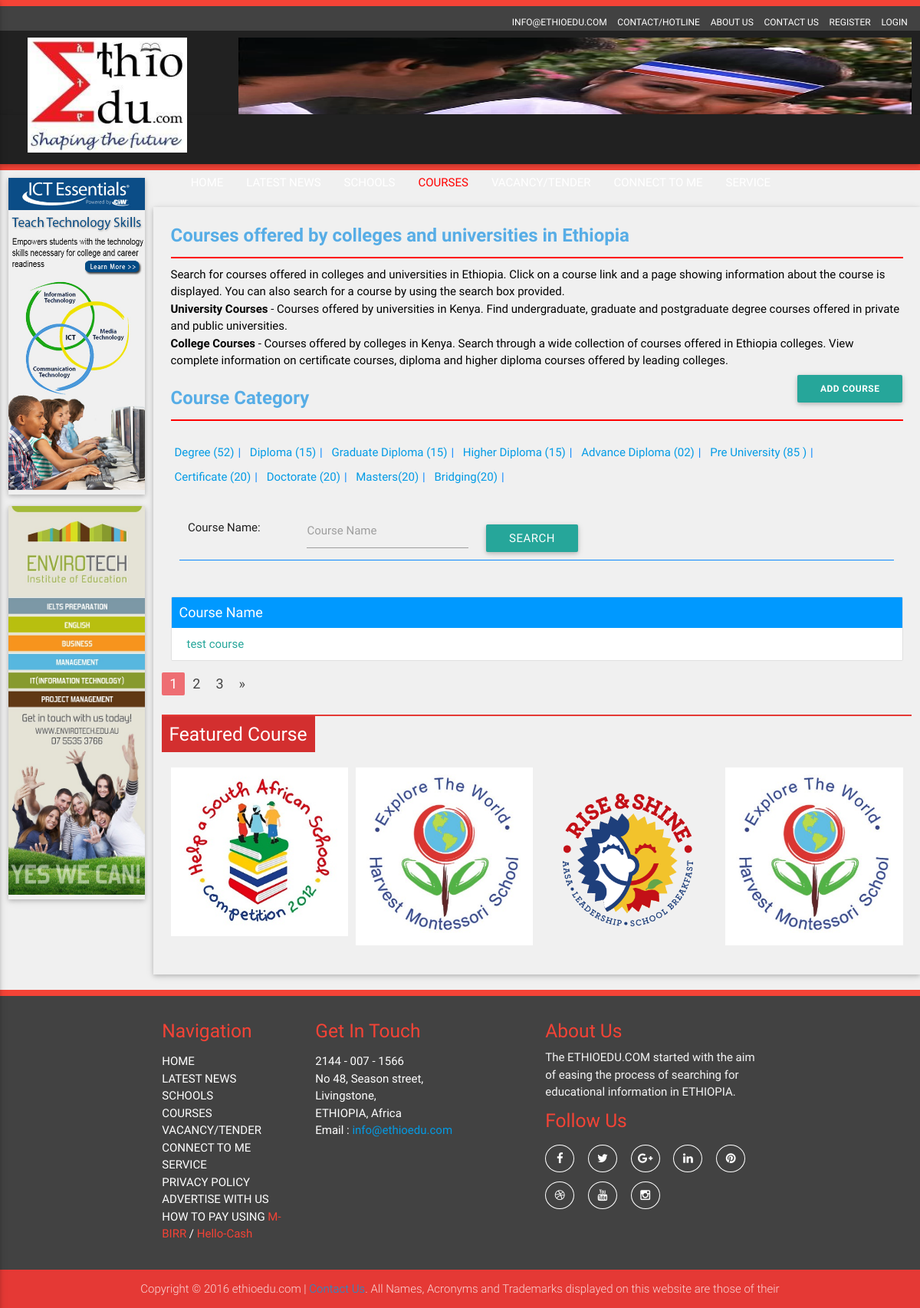
/index.php/course, run on the app's committed database.
### tables this page shows
CREATE TABLE IF NOT EXISTS `tbl_advertise` (
  `advertise_id` int(11) NOT NULL AUTO_INCREMENT,
  `advertise_name` varchar(100) NOT NULL,
  `advertise_email` varchar(50) NOT NULL,
  `advertise_number` varchar(15) NOT NULL,
  `advertise_category` varchar(50) NOT NULL,
  `advertise_position` varchar(20) NOT NULL,
  `advertise_subject` varchar(200) NOT NULL,
  `advertise_attachment` varchar(200) NOT NULL,
  `advertise_desc` varchar(500) NOT NULL,
  `advertise_date` varchar(50) NOT NULL,
  `advertise_time` varchar(50) NOT NULL,
  `user_id` int(11) NOT NULL,
  `isactive` tinyint(1) NOT NULL DEFAULT '0',
  PRIMARY KEY (`advertise_id`),
  KEY `user_id` (`user_id`)
);

CREATE TABLE IF NOT EXISTS `tbl_course` (
  `course_id` int(11) NOT NULL AUTO_INCREMENT,
  `course_name` varchar(100) NOT NULL,
  `course_subject` varchar(50) NOT NULL,
  `course_category` varchar(50) NOT NULL,
  `course_duration` int(10) NOT NULL,
  `course_school` varchar(50) NOT NULL,
  `course_university` varchar(50) NOT NULL,
  `course_desc` varchar(200) NOT NULL,
  `course_date` varchar(50) NOT NULL,
  `course_time` varchar(50) NOT NULL,
  `course_approve` varchar(10) NOT NULL,
  `user_id` int(11) NOT NULL,
  PRIMARY KEY (`course_id`),
  KEY `user_id` (`user_id`)
);

### index.php (called while the page is built, shortened)
<?php
require_once BASEPATH.'core/CodeIgniter.php';

### application/models/init_models.php (called while the page is built, shortened)
<?php
   class init_models extends CI_Model
   {
       public function selectcourse($limit, $start)
      {
        $sql = "select * from tbl_course where course_approve = 1 limit " .$start. " , " .$limit;
        $query = $this->db->query($sql);
        return $query->result_array();
      }
    public function getadvertisebanners()
      {
          $query = $this->db->query("SELECT * FROM tbl_advertise where isactive=true");
         return $query->result_array();
      }
   }
?>

### application/views/course.php (the view, shortened to what this page needs)
<?php  $this->load->view('header'); ?>
        <div class="service-wrap ">
            <div class="row">
                <div class="col s12 m2 grid-example">
                    <div class="service_col z-depth-1  darken-1">
                        <a href="#">
                            <img src="<?php echo base_url() . 'images/slider/Banner_Vertical.jpg' ?>">
                        </a>
                    </div>
                    <div class="service_col z-depth-1  darken-1">
                        <a href="#">
                            <img src="<?php echo base_url() . 'images/slider/Banner-Vertical.jpg' ?>">
                        </a>
                    </div>
                </div>
                <div class="col s12 m10 grid-example z-depth-1">
                    <div class="school_category">
                        <div class="col m12 s12">
                            <div class="course_info">
                                <h1 class="page-heading">Courses offered by colleges and universities in Ethiopia </h1>
                                <p>Search for courses offered in colleges and universities in Ethiopia. Click on a course link and a page showing information about the course is displayed. You can also search for a course by using the search box provided.</p>
                                <p><b>University Courses</b> - Courses offered by universities in Kenya. Find undergraduate, graduate and postgraduate degree courses offered in private and public universities.</p>
                                <p><b>College Courses</b> - Courses offered by colleges in Kenya. Search through a wide collection of courses offered in Ethiopia colleges. View complete information on certificate courses, diploma and higher diploma courses offered by leading colleges.</p>
                            </div>
                        </div>
                        <div class="col m12 s12">
                            <div class="page-heading-wrap">
                                <h1 class="page-heading">Course Category <span class="News-button"><a class="waves-effect waves-light btn" href="<?php echo base_url() . 'index.php/addcourse' ?>">Add Course</a></span></h1>
                            </div>
                        </div>
                        <div class="col m12">
                            <div class="school_category_box">
                                <ul class="s_category_list">
                                    <li class="catrgory_list_item"><a href="#">Degree (52)</a></li>
                                    <li class="catrgory_list_item"><a href="#">Diploma (15)</a></li>
                                    <li class="catrgory_list_item"><a href="#">Graduate Diploma (15)</a></li>
                                    <li class="catrgory_list_item"><a href="#">Higher Diploma (15)</a></li>
                                    <li class="catrgory_list_item"><a href="#">Advance Diploma (02)</a></li>
                                    <li class="catrgory_list_item"><a href="#">Pre University (85   )</a></li>
                                    <li class="catrgory_list_item"><a href="#">Certificate (20)</a></li>
                                    <li class="catrgory_list_item"><a href="#">Doctorate (20)</a></li>
                                    <li class="catrgory_list_item"><a href="#">Masters(20)</a></li>
                                    <li class="catrgory_list_item"><a href="#">Bridging(20)</a></li>
                                </ul>
                            </div>
                        </div>
                    </div>
                    <div class="serch_schools col m12 ">
                        <div class="row">
                            <form class="col s12" action="<?php echo site_url('index.php/course/search')?>" method="post">
                                <div class="row border-b">
                                    <div class="page-heading-wrap col s12 m2">
                                        <h6 class="page-heading">Course Name:</h6>
                                    </div>
                                    <div class="input-field col s12 m3">
                                        <input id="Course_name" name="course_name" type="text" list="coursenames" class="validate">
                                        <label for="Course_name">Course Name</label>
                                    </div>
                                    <div class="input-field col s2">
                                        <button class="waves-effect waves-light btn margin-t-15" type="submit" name="search">Search</button>
                                    </div>
                                </div>
                            </form>
                        </div>
                    </div>
                    <div class="course_search_result">
                        <div class="row">
                            <div class="col m12">
                                <div class="collection">
                                    <h4>Course Name</h4>
                                <?php
                                foreach ($course as $row){ ?>
                                <?php $c_id = $row['course_id'];
                                        ?>
                                    <a href="<?php echo base_url().'index.php/coursedetails?id='.$c_id ?>" class="collection-item s"><?php echo $row['course_name']; ?></a>
                                      <?php } ?>
                             </div>
                            </div>
                            <div>
                                <?php echo $pagination?>
                  </div>
                            <div class="featured_schools col s12 m12">
                                <h5>Featured Course</h5>
                                <div class="featured_slider">
                                    <div class="item"><img src="<?php echo base_url(). 'images/slider_upper/featured_sc1.jpg'?>"></div>
                                    <div class="item"><img src="<?php echo base_url().'images/slider_upper/featured_sc2.jpg'?>"></div>
                                    <div class="item"><img src="<?php echo base_url().'images/slider_upper/featured_sc3.png'?>"></div>
                                    <div class="item"><img src="<?php echo base_url().'images/slider_upper/featured_sc2.jpg'?>"></div>
                                </div>
                            </div>
                        </div>
                    </div>
                </div>
            </div>
        </div>

### application/views/header.php (shortened to what this page needs)
<!DOCTYPE html>
<html lang="en">
    <head>
        <link rel="stylesheet" type="text/css" href="<?php echo base_url() . 'css/materialize.min.css' ?> " />
        <link rel="stylesheet" type="text/css" href="<?php echo base_url() . 'css/font-awesome.min.css' ?>" />
        <link rel="stylesheet" type="text/css" href="<?php echo base_url() . 'css/owl.carousel.css' ?>" />
        <link rel="stylesheet" type="text/css" href="<?php echo base_url() . 'css/bootstrapValidator.css'?>"/>
        <link rel="stylesheet" type="text/css" href="<?php echo base_url() . 'css/style.css' ?>" />
    </head>
    <body>
        <div class="header-top grey darken-3 ">
            <div class="row">
                <div class="col s12 ">
                    <ul class="top-nav">
                        <li><a href="#">INFO@ETHIOEDU.COM</a></li>
                        <li><a class="<?php if($this->uri->segment(1)=="Contacts_Hotline"){echo "active";}?>" href="<?php echo base_url() . 'index.php/Contacts_Hotline' ?>">CONTACT/HOTLINE</a></li>
                        <li><a class="<?php if($this->uri->segment(1)=="About_us"){echo "active";}?>" href="<?php echo base_url() . 'index.php/About_us' ?>">ABOUT US</a></li>
                        <li><a class="<?php if($this->uri->segment(1)=="contact"){echo "active";}?>" href="<?php echo base_url() . 'index.php/contact' ?>">CONTACT US</a></li>
                            <?php if (!$this->session->userdata('logged_in'))
                             { ?>
                        <li><a class="<?php if($this->uri->segment(1)=="sregister"){echo "active";}?>" href="<?php echo base_url() . 'index.php/sregister' ?>">REGISTER </a></li>
                        <li><a class="<?php if($this->uri->segment(1)=="login"){echo "active";}?>" href="<?php echo base_url() . 'index.php/login' ?>">LOGIN</a></li>
                            <?php } ?>
                    </ul>
                </div>
            </div>
        </div>
        <div class="header-top1 grey darken-4 ">
            <div class="row">
                <div class="col s3 ">
                    <img class="logo_bar" src="<?php echo base_url() . 'images/logo.png' ?>">
                </div>
                <div class="col s9 ">
                    <div class="upper_slider">
                         <?php foreach ($banners as $key => $value) {
                                if($value['advertise_position']=='Top')
                                    echo "<div class='item'><img src='../uploads/".$value['advertise_attachment']."'></div>";
                            }?>
                    </div>
                </div>
            </div>
        </div>
        <div class="navbar-fix">
            <nav class="grey darken-4" role="navigation">
                <div class="nav-wrapper container">
                    <ul class="right hide-on-med-and-down">
                        <li><a  class="<?php if($this->uri->segment(1)=="home"){echo "active";}?>" href="<?php echo base_url() . 'index.php/home' ?>">HOME</a></li>
                        <li><a class="dropdown-button home-btn <?php if($this->uri->segment(1)=="news" || $this->uri->segment(1)=="reportnews" || $this->uri->segment(1)=="gist"){echo "active";}?>" href="#!" data-hover="true" data-activates="dropdown1">LATEST NEWS</a></li>
                        <li><a class="<?php if($this->uri->segment(1)=="schools"){echo "active";}?>" href="<?php echo base_url() . 'index.php/schools' ?>">SCHOOLS</a></li>
                        <li><a class="<?php if($this->uri->segment(1)=="course"){echo "active";}?>" href="<?php echo base_url() . 'index.php/course' ?>">COURSES</a></li>
                        <li><a class="<?php if($this->uri->segment(1)=="vactender"){echo "active";}?>" href="<?php echo base_url() . 'index.php/vactender' ?>">VACANCY/TENDER</a></li>
                        <li><a class="<?php if($this->uri->segment(1)=="connectme"){echo "active";}?>" href="<?php echo base_url() . 'index.php/connectme' ?>">CONNECT TO ME</a></li>
                        <li><a class="dropdown-button home-btn <?php if($this->uri->segment(1)=="Projectlist" || $this->uri->segment(1)=="event" || $this->uri->segment(1)=="tips" || $this->uri->segment(1)=="QuesAns"){echo "active";} ?>" href="" data-hover="true" data-activates="dropdown2">SERVICE</a></li>
                    </ul>
                </div>
            </nav>
        </div>

### css/style.css (style rules this page uses)
body { background: #f0f0f0; }
p { margin: 0px; color: #000; }
.navbar-fix { border-bottom: 8px solid #f44336; }
.navbar-fix ul li a { color: #fff; }
.navbar-fix ul li .active { color: red; }
.header-top { height: 40px; color: #fff; border-top: 8px solid #f44336; }
.logo_bar { height: 150px; width: 75%; margin-left: 25px; }
.header-top1 { height: 110px; color: #fff; }
.upper_slider .item img { height: 100px; }
.top-nav { margin: 0px; float: right; }
.top-nav li { list-style: none; display: inline-block; line-height: 40px; }
.top-nav li a { text-decoration: none; padding: 0px 5px; color: #fff; font-size: 12px; }
.featured_schools { margin: 10px auto; border-top: 2px solid #E53935; }
.featured_schools h5 { display: inline-block; background: #D32F2F; color: #fff; padding: 10px; margin: 0px -12px; }
.featured_slider { margin-top: 20px; }
.service-wrap { margin-top: 10px; }
.service_col { overflow: hidden; margin-bottom: 15px; }
.service_col h5,p { color: #fff; }
img { width: 100%; }
.margin-t-15 { margin-top: 15px; }
.course_info .page-heading { font-size: 24px; font-weight: bold; color: #57ade6; border-bottom: 2px solid red; margin: 10px 0px; }
.course_info p { color: #000; }
.school_category .page-heading-wrap .page-heading,.school_category .page-heading-wrap .page-heading { font-size: 24px; font-weight: bold; color: #57ade6; border-bottom: 2px solid red; margin: 10px 0px; }
.school_category .page-heading-wrap .page-heading span, .school_category .page-heading-wrap .page-heading span { float:right; font-size: 12px; margin-top: -12px; }
.school_category_box .s_category_list li { display: inline-block; padding: 5px 5px; margin-right: 3px; }
.school_category_box .s_category_list li:after { content: "|"; position: relative; height: 5px; left: 5px; color: #0A88FF; }
.border-b { border-bottom: 1px solid #0A88FF; }
.page-heading { line-height: 55px; }
.course_search_result h4 { font-size: 18px; margin: 0px 0px; padding: 10px; background: #0099ff; color: #fff; }

### data on the page
tbl_advertise: advertise_attachment (picture)
tbl_course: course_name "test course"

### other printed values
$pagination "1 2 3 »"
